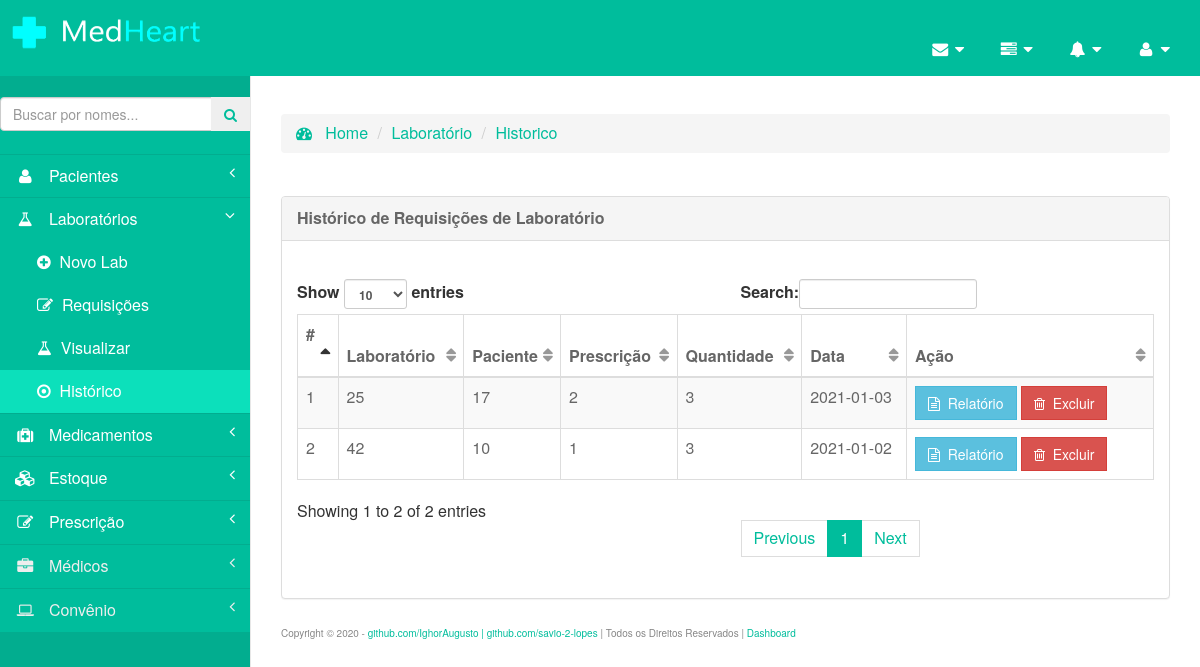
The app's page /pages/ver_rec_lab.php (signed in) with its own data.
### tables this page shows
CREATE TABLE IF NOT EXISTS `requisicao_lab` (
  `id` int(11) NOT NULL AUTO_INCREMENT,
  `lab` varchar(200) NOT NULL,
  `paciente` varchar(200) NOT NULL,
  `prescricao` varchar(200) NOT NULL,
  `quantidade` int(200) NOT NULL,
  `data` date NOT NULL,
  PRIMARY KEY (`id`)
);

### config/DbFunction.php (called while the page is built, shortened)
<?php
class DbFunction
{
	function showRecLab()
	{
		$db = Database::getInstance();
		$sql = $db->getConnection();
		$res = "SELECT * FROM requisicao_lab";
		$stmt = $sql->query($res);
		return $stmt;
	}
}

### pages/ver_rec_lab.php (the view, shortened to what this page needs)
<?php
	include('../config/DbFunction.php');
	$obj = new DbFunction();
	$rs  = $obj->showRecLab();
?>
<!DOCTYPE html>
<html lang="pt-br">
	<head>
		<link href="../bower_components/bootstrap/dist/css/bootstrap.min.css" rel="stylesheet">
		<link href="../bower_components/metisMenu/dist/metisMenu.min.css" rel="stylesheet">
		<link href="../dist/css/sb-admin-2.css" rel="stylesheet">
		<link rel="stylesheet" href="css/style.css">
		<link href="../bower_components/font-awesome/css/font-awesome.min.css" rel="stylesheet" type="text/css">
	</head>
	<body>
		<form method="post" ><br><br>
			<div id="wrapper">
				<?php include('leftbar.php');?>
				<?php include('../config/header.php');?>
				<div id="page-wrapper"><br><br><br>
					<div class="content-wrapper">
						<section class="content-header">
							<ol class="breadcrumb">
								<li>
									<a href="inicio.php">
										<span id="" style="color:#00bd9c;"><i class="fa fa-dashboard"></i></span>
										<span id="" style="color:#00bd9c;">&nbsp;&nbsp;Home</span>
									</a>
								</li>
								<li class="active"><span id="" style="color: #00bd9c;">Laboratório</li></span>
								<li class="active"><span id="" style="color: #00bd9c;">Historico</li></span>
							</ol>
						</section>
					</div><br>
					<div class="row">
						<div class="col-lg-12">
							<div class="panel panel-default">
								<div class="panel-heading">
									<span id="" style="color:#666666;"><strong>Histórico de Requisições de Laboratório</strong></span>
								</div><br>
								<div class="panel-body">
									<div class="dataTable_wrapper">
										<table class="table table-striped table-bordered table-hover" id="dataTables-example">
											<thead>
												<tr>
													<th><span id="" style="color:#666666;"><strong>#</strong>&nbsp;&nbsp;</th>
													<th><span id="" style="color:#666666;"><strong>Laboratório</strong></th>
													<th><span id="" style="color:#666666;"><strong>Paciente</strong></th>
													<th><span id="" style="color:#666666;"><strong>Prescrição</strong></th>
													<th><span id="" style="color:#666666;"><strong>Quantidade</strong></th>
													<th><span id="" style="color:#666666;"><strong>Data</strong></th>
													<th><span id="" style="color:#666666;"><strong>Ação</strong></th>
												</tr>
											</thead>
											<tbody>
												<?php
													$sn			=	1;
													while($res	=	$rs->fetch_object()){
												?>
												<tr class="odd gradeX">
													<td>
														<span id="" style="color:#666666;"><?php echo $sn?></span>
													</td>
													<td>
														<span id="" style="color:#666666;"><?php echo htmlentities(strtolower($res->lab));?></span>
													</td>
													<td>
														<span id="" style="color:#666666;"><?php echo htmlentities(strtolower($res->paciente));?></span>
													</td>
													<td>
														<span id="" style="color:#666666;"><?php echo htmlentities(strtolower($res->prescricao));?></span>
													</td>
													<td>
														<span id="" style="color:#666666;"><?php echo htmlentities(strtolower($res->quantidade));?></span>
													</td>
													<td>
														<span id="" style="color:#666666;"><?php echo htmlentities(strtolower($res->data));?></span>
													</td>
													<td>
														<a href="pdf_rec_lab.php">
															<span class="btn btn-info">
																<i class="fa fa-file-text-o"></i>
																&nbsp;Relatório
															</span>
														</a>
														<a href="ver_lab.php?del=
														<?php echo htmlentities($res->id); ?>">
														<button type="button" class="btn btn-danger">
														<i class="fa fa-trash-o"></i>
															&nbsp;Excluir
														</button>
													</td>
												</tr>
												<?php $sn++;}?>
											</tbody>
										</table>
									</div>
								</div>
							</div>
						</div><br><br><br>
					</div><?php include_once('../config/footer.php');?><br><br><br><br>
				</div>
			</div>
		</form>
	</body>
</html>

### records on screen
requisicao_lab: lab "25", paciente "17", prescricao "2", quantidade "3", data "2021-01-03"
requisicao_lab: lab "42", paciente "10", prescricao "1", quantidade "3", data "2021-01-02"
